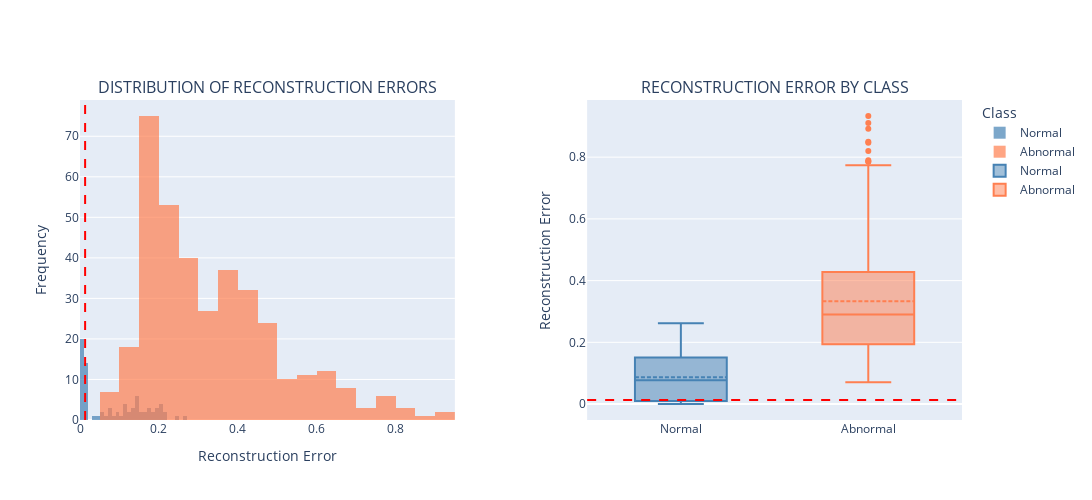

Here is the notebook cell this chart was saved with:
### Code cell
# Visualize reconstruction error distribution (Plotly)
# Separate errors by class
test_normal_errors = test_errors[y_test_tensor == 0].cpu().numpy()
test_abnormal_errors = test_errors[y_test_tensor == 1].cpu().numpy()

fig = make_subplots(
    rows=1, cols=2,
    subplot_titles=("Distribution of Reconstruction Errors".upper(), "Reconstruction Error by Class".upper()),
    horizontal_spacing=0.15
)

# Histogram of errors
fig.add_trace(
    go.Histogram(
        x=test_normal_errors,
        nbinsx=30,
        name="Normal",
        marker_color="steelblue",
        opacity=0.7
    ),
    row=1, col=1
)

fig.add_trace(
    go.Histogram(
        x=test_abnormal_errors,
        nbinsx=30,
        name="Abnormal",
        marker_color="coral",
        opacity=0.7
    ),
    row=1, col=1
)

# Threshold line on histogram
fig.add_vline(
    x=threshold,
    line=dict(color="red", dash="dash", width=2),
    row=1, col=1
)

# Box plot
fig.add_trace(
    go.Box(y=test_normal_errors, name="Normal", marker_color="steelblue", boxmean=True),
    row=1, col=2
)
fig.add_trace(
    go.Box(y=test_abnormal_errors, name="Abnormal", marker_color="coral", boxmean=True),
    row=1, col=2
)

# Threshold line on box plot
fig.add_hline(
    y=threshold,
    line=dict(color="red", dash="dash", width=2),
    row=1, col=2
)

fig.update_xaxes(title_text="Reconstruction Error", row=1, col=1)
fig.update_yaxes(title_text="Frequency", row=1, col=1)
fig.update_yaxes(title_text="Reconstruction Error", row=1, col=2)

fig.update_layout(
    barmode="overlay",
    height=500,
    width=1200,
    legend_title_text="Class"
)

fig.show()

print(f"\n📊 Key findings:")
print(f"   • Normal sounds: Mean reconstruction error = {test_normal_errors.mean():.4f}")
print(f"   • Abnormal sounds: Mean reconstruction error = {test_abnormal_errors.mean():.4f}")
print(f"   • Separation: {(test_abnormal_errors.mean() / test_normal_errors.mean()):.1f}x higher for abnormal")
print(f"\n✅ The autoencoder successfully learned to distinguish normal from abnormal heart sounds!")

### Figure 1 — Plotly figure (JSON) as saved in the notebook; plotly's stock layout.template omitted (floating-point values rounded to 4 significant figures; data arrays with more than 128 entries replaced by an {"elided": "..."} marker saying what was removed)
{"data": [{"marker": {"color": "steelblue"}, "name": "Normal", "nbinsx": 30, "opacity": 0.7, "type": "histogram", "x": [0.0125, 0.01097, 0.01057, 0.002341, 0.001067, 0.01068, 0.01121, 0.01212, 0.06707, 0.05567, 0.03225, 0.01161, 0.008545, 0.07743, 0.01611, 0.0776, 0.01241, 0.05631, 0.1133, 0.09866, 0.1402, 0.1152, 0.1081, 0.08851, 0.1311, 0.1748, 0.1222, 0.1888, 0.2009, 0.1116, 0.1483, 0.1276, 0.1741, 0.2179, 0.1972, 0.1491, 0.1408, 0.138, 0.1628, 0.167, 0.205, 0.1435, 0.1472, 0.1894, 0.155, 0.01034, 0.006362, 0.002426, 0.007845, 0.09758, 0.01853, 0.008008, 0.04301, 0.01001, 0.2108, 0.2458, 0.2004, 0.1747, 0.1922, 0.1939, 0.2621, 0.202, 0.1596, 0.07529, 0.009633, 0.01227, 0.008769, 0.1176, 0.003994, 0.007985, 0.01366, 0.00971, 0.1397, 0.0005636, 0.007764, 0.001969, 0.003621, 0.0002025, 0.0005357, 0.006248, 0.009818], "xaxis": "x", "yaxis": "y"}, {"marker": {"color": "coral"}, "name": "Abnormal", "nbinsx": 30, "opacity": 0.7, "type": "histogram", "x": {"elided": "369 float values"}, "xaxis": "x", "yaxis": "y"}, {"boxmean": true, "marker": {"color": "steelblue"}, "name": "Normal", "type": "box", "xaxis": "x2", "y": [0.0125, 0.01097, 0.01057, 0.002341, 0.001067, 0.01068, 0.01121, 0.01212, 0.06707, 0.05567, 0.03225, 0.01161, 0.008545, 0.07743, 0.01611, 0.0776, 0.01241, 0.05631, 0.1133, 0.09866, 0.1402, 0.1152, 0.1081, 0.08851, 0.1311, 0.1748, 0.1222, 0.1888, 0.2009, 0.1116, 0.1483, 0.1276, 0.1741, 0.2179, 0.1972, 0.1491, 0.1408, 0.138, 0.1628, 0.167, 0.205, 0.1435, 0.1472, 0.1894, 0.155, 0.01034, 0.006362, 0.002426, 0.007845, 0.09758, 0.01853, 0.008008, 0.04301, 0.01001, 0.2108, 0.2458, 0.2004, 0.1747, 0.1922, 0.1939, 0.2621, 0.202, 0.1596, 0.07529, 0.009633, 0.01227, 0.008769, 0.1176, 0.003994, 0.007985, 0.01366, 0.00971, 0.1397, 0.0005636, 0.007764, 0.001969, 0.003621, 0.0002025, 0.0005357, 0.006248, 0.009818], "yaxis": "y2"}, {"boxmean": true, "marker": {"color": "coral"}, "name": "Abnormal", "type": "box", "xaxis": "x2", "y": {"elided": "369 float values"}, "yaxis": "y2"}], "layout": {"annotations": [{"font": {"size": 16}, "showarrow": false, "text": "DISTRIBUTION OF RECONSTRUCTION ERRORS", "x": 0.2125, "xanchor": "center", "xref": "paper", "y": 1, "yanchor": "bottom", "yref": "paper"}, {"font": {"size": 16}, "showarrow": false, "text": "RECONSTRUCTION ERROR BY CLASS", "x": 0.7875, "xanchor": "center", "xref": "paper", "y": 1, "yanchor": "bottom", "yref": "paper"}], "barmode": "overlay", "height": 500, "legend": {"title": {"text": "Class"}}, "shapes": [{"line": {"color": "red", "dash": "dash", "width": 2}, "type": "line", "x0": 0.01296, "x1": 0.01296, "xref": "x", "y0": 0, "y1": 1, "yref": "y domain"}, {"line": {"color": "red", "dash": "dash", "width": 2}, "type": "line", "x0": 0, "x1": 1, "xref": "x2 domain", "y0": 0.01296, "y1": 0.01296, "yref": "y2"}], "width": 1200, "xaxis": {"anchor": "y", "domain": [0, 0.425], "title": {"text": "Reconstruction Error"}}, "xaxis2": {"anchor": "y2", "domain": [0.575, 1]}, "yaxis": {"anchor": "x", "domain": [0, 1], "title": {"text": "Frequency"}}, "yaxis2": {"anchor": "x2", "domain": [0, 1], "title": {"text": "Reconstruction Error"}}}}
